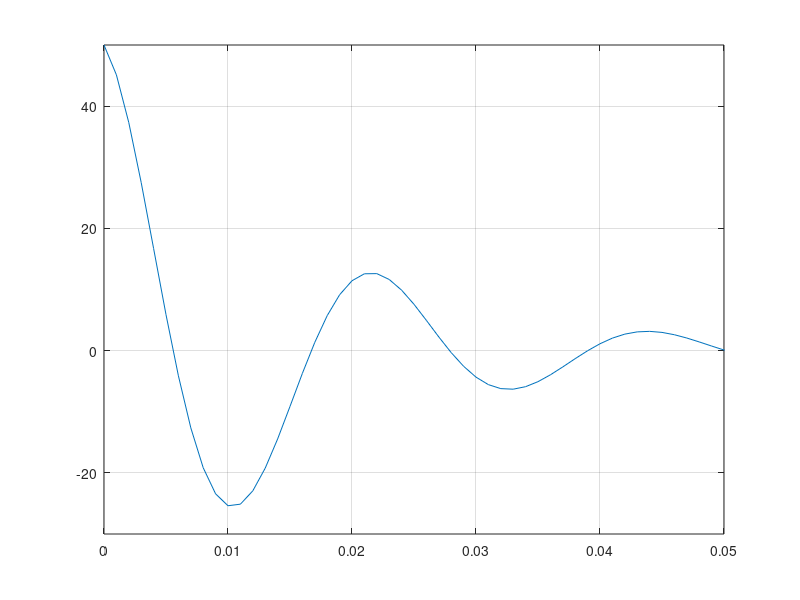

Write MATLAB code to recreate this figure. (Note: this script raises an error after producing the figure.)
% 3.35 - livro
close,clear,clc
R = 200;
L = 0.3;
C = 40e-6;
uo = 50;
alfa = 1/(2*R*C);
omegai = 1/sqrt(L*C);
omegad = sqrt(omegai^2 - alfa^2);
u = @(t) uo .* exp(-alfa.*t) .* cos(omegad.*t);
t = 0:0.001:1;
plot(t,u(t)),grid
axis([0 0.05 -30 50])
x1 = 0.005;
tol = 0.5e-12;
kmax = 1000;
[x] = newton_raphson(u, x1, tol, kmax);
t1 = x
x1 = 0.02;
[x] = newton_raphson(u, x1, tol, kmax);
t2 = x
x1 = 0.025;
[x] = newton_raphson(u, x1, tol, kmax);
t3 = x